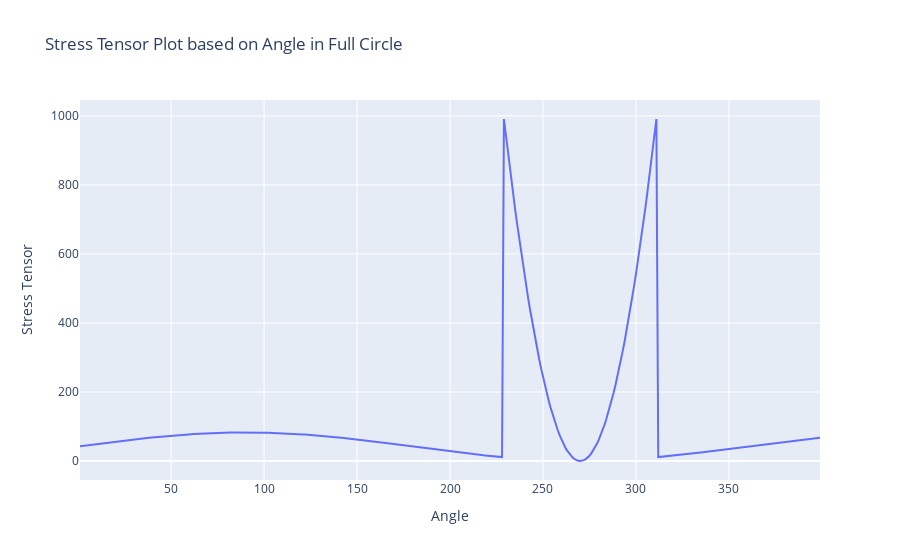

This figure's notebook cell:
### Markdown cell above
## Homework

Imagine now that instead of one point you need to start from $\mathbf{x}_{0}$ and compute $\mathbf{D}$ and $\boldsymbol{\tau}$ at intervals of $\Delta \theta = \frac{\pi}{6}$ along a circle with unit radius whose center lies at the origin.

Write a Python code that computes the stress tensor along with other desired entities such as the rate-of-strain tensor, etc. according to the regularized Bingham model and prints them to the standard output using the code from the previous exercise.

### Code cell
"""
Your code should print something along the lines of
x = ...
u = ...
D = ...
tau = ...
in a well formatted manner for each point along the circle.
""";

# Code here
import math
import numpy as np
import pandas as pd
import plotly.express as px

# Define the parameter input
miu = 20
T_y = 2 # Should be 800
g_dot = 0.5
eps = 10**(-3) # Error value

# Define the circle circumference
whole_circle = 2*math.pi
increment = math.pi/6

# Store the stress tensor and angle
Tau = []
angle_all = []

# Calculate the whole sequence in every range of pi/6
for theta in range(1, 400, 1):
    x = math.cos(theta/180*math.pi)
    y = math.sin(theta/180*math.pi)
    # Define D as in the relation with the gradient of u manually
    # Diferentiate manually
    D_11 = 1/2 * (0 + 0)
    D_12 = 1/2 * (2 + 2*y)
    D_21 = 1/2 * (2*y + 2)
    D_22 = 1/2 * (0 + 0)

    # Calculate ||D||
    D_norm = math.sqrt(1/2*(D_11 + D_12 + D_21 + D_22))

    # Calculate the additional miu bar
    miu_bar = miu + T_y/eps

    # Write the angle
    angle = theta/180*180
    # Check ||D|| with gamma dot c
    if D_norm <= g_dot:
        #print("\n")
        #print("First Case!")
        T_11 = 2*miu_bar*D_11
        T_12 = 2*miu_bar*D_12
        T_21 = 2*miu_bar*D_21
        T_22 = 2*miu_bar*D_22
        T = np.matrix([[T_11, T_12], [T_21, T_22]])
        #print(f"My Matrix component in angle {angle} coordinate:")
        #print(T)
    
    elif D_norm > g_dot:
        #print("\n")
        #print("Second Case!")
        T_11 = 2*miu*D_11 + D_11/D_norm*T_y
        T_12 = 2*miu*D_12 + D_12/D_norm*T_y
        T_21 = 2*miu*D_21 + D_21/D_norm*T_y
        T_22 = 2*miu*D_22 + D_22/D_norm*T_y
        T = np.matrix([[T_11, T_12], [T_21, T_22]])
        #print(f"My Matrix component in angle {angle} coordinate:")
        #print(T)

    # Append to the dataframe
    angle_all.append(angle)
    Tau.append(T[1,0])
    

# Convert to dataframe
dict = {'Angle': angle_all, 'Stress Tensor': Tau}
df = pd.DataFrame(dict)
fig = px.line(df, x = "Angle", y = "Stress Tensor", title="Stress Tensor Plot based on Angle in Full Circle")
fig.update_layout(height=1000)
fig.show()

### Figure 1 — Plotly figure (JSON) as saved in the notebook; plotly's stock layout.template omitted (floating-point values rounded to 4 significant figures; data arrays with more than 128 entries replaced by an {"elided": "..."} marker saying what was removed)
{"data": [{"hovertemplate": "Angle=%{x}<br>Stress Tensor=%{y}<extra></extra>", "legendgroup": "", "line": {"color": "#636efa", "dash": "solid"}, "marker": {"symbol": "circle"}, "mode": "lines", "name": "", "orientation": "v", "showlegend": false, "type": "scatter", "x": {"elided": "399 float values"}, "xaxis": "x", "y": {"elided": "399 float values"}, "yaxis": "y"}], "layout": {"autosize": true, "legend": {"tracegroupgap": 0}, "title": {"text": "Stress Tensor Plot based on Angle in Full Circle"}, "xaxis": {"anchor": "y", "autorange": true, "domain": [0, 1], "range": [1, 399], "title": {"text": "Angle"}, "type": "linear"}, "yaxis": {"anchor": "x", "autorange": true, "domain": [0, 1], "range": [-55.05, 1046.0], "title": {"text": "Stress Tensor"}, "type": "linear"}}}
